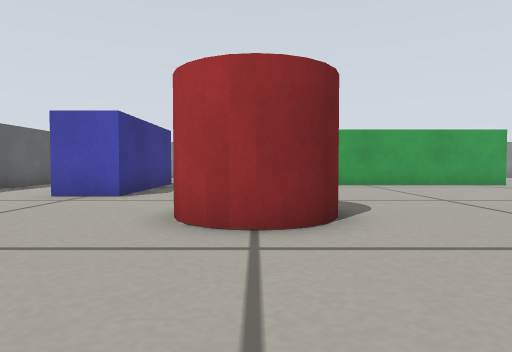
[1] (above)

18 first-person views from a walk through a Gazebo world. The camera is 0.19 m above the floor, tilts 2° down and sees 75° across. The floor is counted in squares, 0.25 m on a side. Each view is taken from the middle of a square. On the plan, view 1 faces up. The plan holds only what a view shows up to about 11 squares ahead; the rest is blank.

[2]
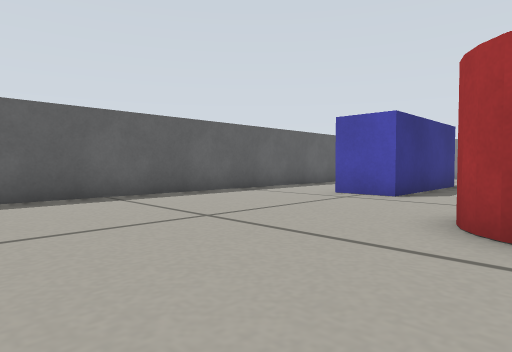

[3]
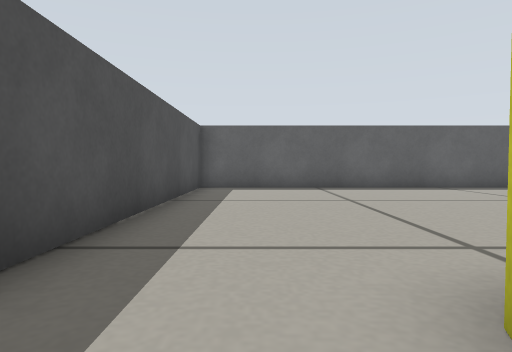

[4]
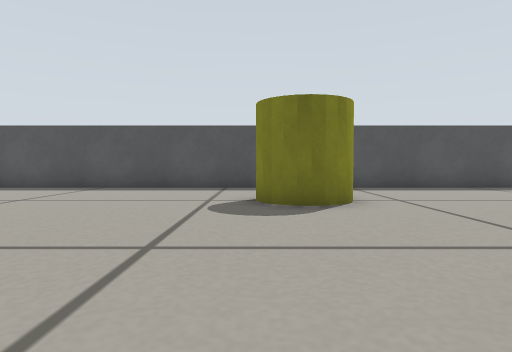

[5]
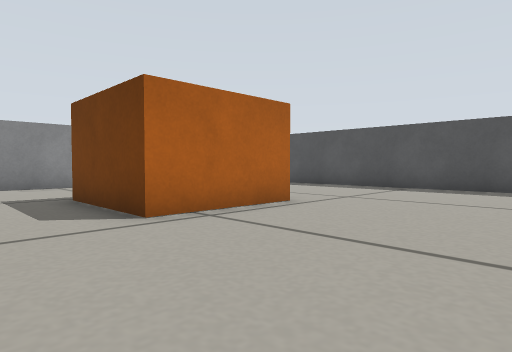

[6]
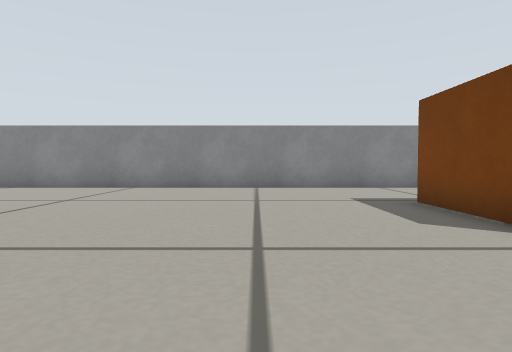

[7]
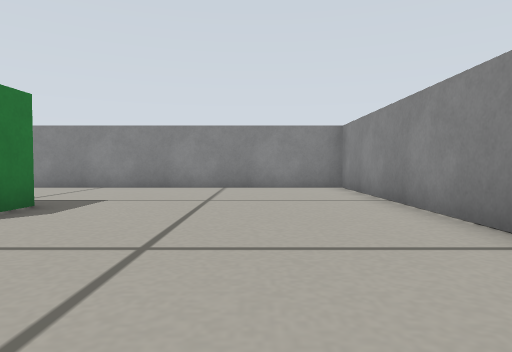

[8]
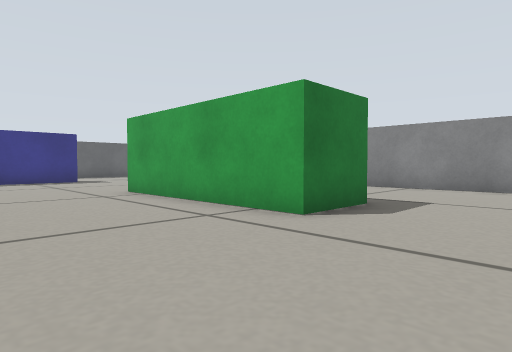

[9]
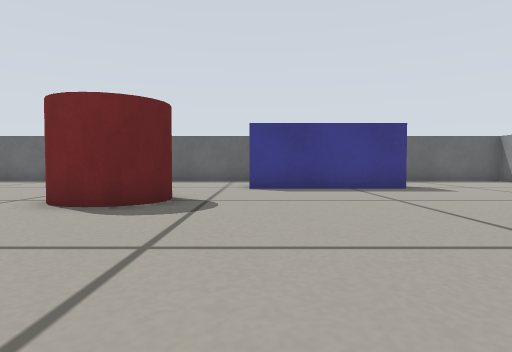

[10]
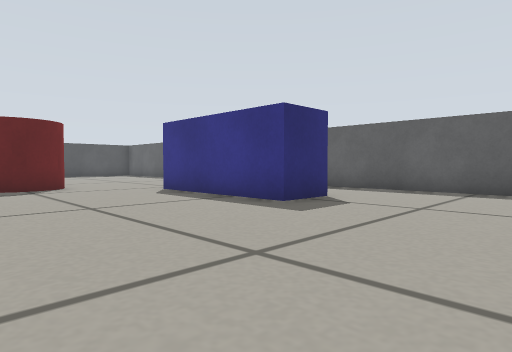

[11]
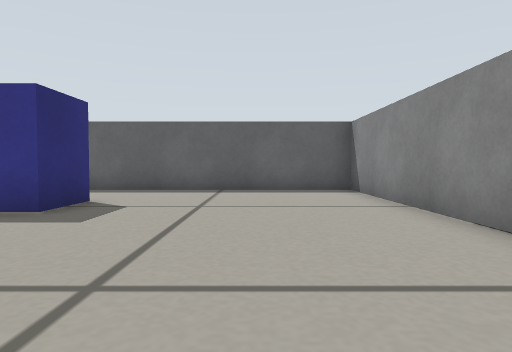

[12]
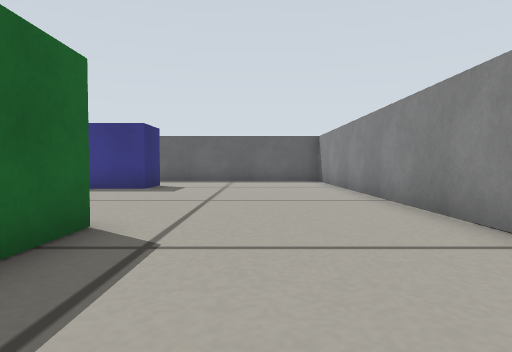

[13]
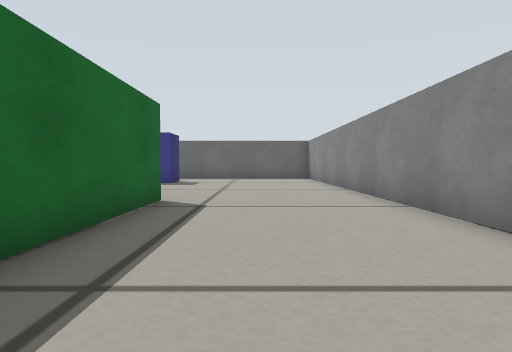

[14]
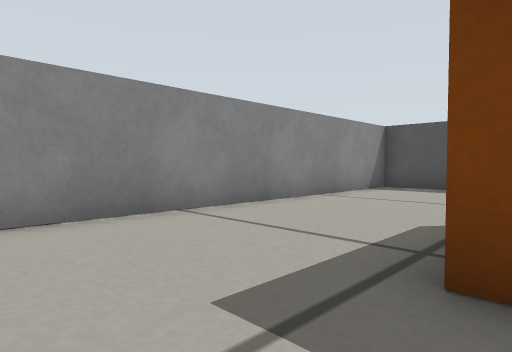

[15]
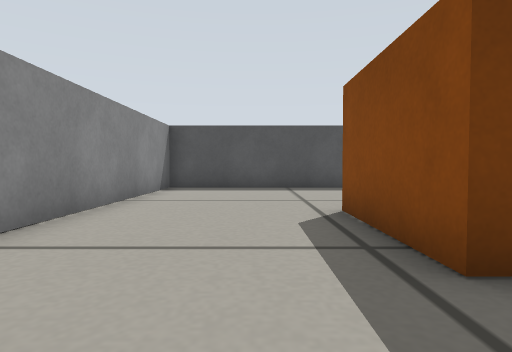

[16]
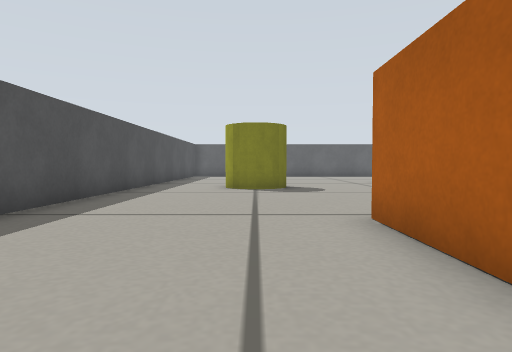

[17]
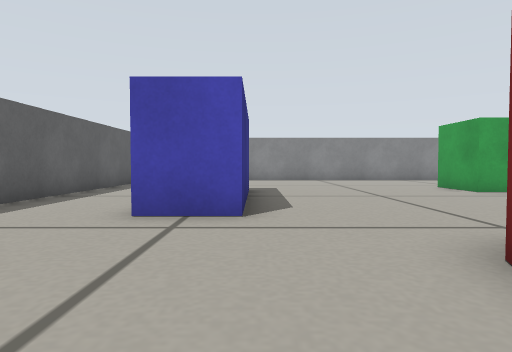

[18]
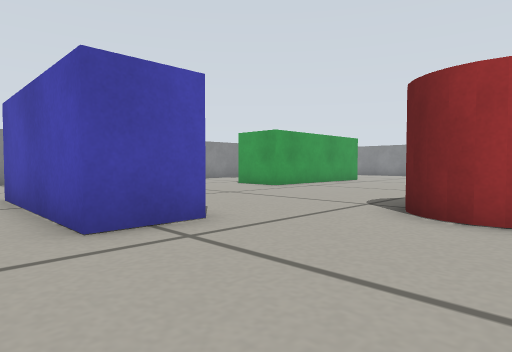

### Floor plan
Key: @ floor where view 1 was taken; # wall or solid block; . floor; B blue box; C red cylinder; Y yellow cylinder; R orange box; G green box.
Columns run from 8 left of view 1 to 16 right of it. Each row starts with its distance up from view 1.
 19 #########################
 18 #.......................#
 17 #.......................#
 16 #.......................#
 15 #.......................#
 14 #..........GGGGG G......#
 13 #...B......G     G......#
 12 #..B B.....GGGGGGG......#
 11 #..B B..................#
 10 #..B B..................#
  9 #..B B..................#
  8 #..BBB..................#
  7 #.......................#
  6 #......CCC..............#
  5 #......C C..............#
  4 #......CCC.......RRR....#
  3 #...............RR  R...#
  2 #...............R   R...#
  1 #...............RRRRR...#
  0 #.......@YYY............#
 -1 #........Y Y............#
 -2 #........ YY............#
 -3 #.......................#
 -4 #.......................#
 -5 #########################

Where each view was taken, in squares from view 1:
view 1: 0 up, 0 right, facing up
view 2: 0 up, 0 right, facing up-left
view 3: 3 down, 3 right, facing left
view 4: 6 up, 3 right, facing down
view 5: 6 up, 4 right, facing down-right
view 6: 7 up, 5 right, facing right
view 7: 8 up, 13 right, facing up
view 8: 8 up, 12 right, facing up-left
view 9: 8 up, 7 right, facing left
view 10: 17 up, 2 right, facing down-left
view 11: 16 up, 2 right, facing left
view 12: 16 up, 7 right, facing left
view 13: 16 up, 10 right, facing left
view 14: 6 up, 11 right, facing down-right
view 15: 6 up, 13 right, facing down
view 16: 1 down, 13 right, facing left
view 17: 3 up, 3 left, facing up
view 18: 4 up, 6 left, facing up-right
